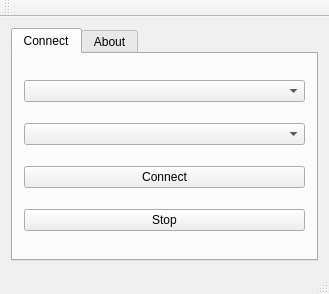
<?xml version="1.0" encoding="UTF-8"?>
<ui version="4.0">
 <class>MainWindow</class>
 <widget class="QMainWindow" name="MainWindow">
  <property name="windowModality">
   <enum>Qt::WindowModal</enum>
  </property>
  <property name="geometry">
   <rect>
    <x>0</x>
    <y>0</y>
    <width>329</width>
    <height>294</height>
   </rect>
  </property>
  <property name="windowTitle">
   <string>ALSAConnector</string>
  </property>
  <widget class="QWidget" name="centralWidget">
   <layout class="QGridLayout" name="gridLayout">
    <item row="0" column="0">
     <widget class="QTabWidget" name="tabWidget">
      <property name="currentIndex">
       <number>0</number>
      </property>
      <widget class="QWidget" name="tab">
       <attribute name="title">
        <string>Connect</string>
       </attribute>
       <layout class="QGridLayout" name="gridLayout_2">
        <item row="3" column="0">
         <widget class="QPushButton" name="pushButtonRec">
          <property name="text">
           <string>Connect</string>
          </property>
         </widget>
        </item>
        <item row="4" column="0">
         <widget class="QPushButton" name="pushButtonStop">
          <property name="text">
           <string>Stop</string>
          </property>
         </widget>
        </item>
        <item row="1" column="0">
         <widget class="QComboBox" name="comboBoxClients"/>
        </item>
        <item row="2" column="0">
         <widget class="QComboBox" name="comboBox2"/>
        </item>
       </layout>
      </widget>
      <widget class="QWidget" name="tab_2">
       <attribute name="title">
        <string>About</string>
       </attribute>
       <layout class="QGridLayout" name="gridLayout_3">
        <item row="0" column="0">
         <widget class="QPlainTextEdit" name="plainTextEdit">
          <property name="plainText">
           <string>//AlsaConnectorGUI is a Qt GUI (gnome-terminal required) for midi connecting tasks on Linux systems with Alsa (aconnect), but without the need of a DAW or Jack Audio Connection Kit.

//AlsaConnectorGUI : Copyright (c) 2016 A. Klumpp


// *  This program is free software; you can redistribute it and/or modify
// *  it under the terms of the GNU General Public License as published by
// *  the Free Software Foundation; either version 2 of the License, or
// *  (at your option) any later version.
// *
// *  This program is distributed in the hope that it will be useful,
// *  but WITHOUT ANY WARRANTY; without even the implied warranty of
// *  MERCHANTABILITY or FITNESS FOR A PARTICULAR PURPOSE.  See the
// *  GNU General Public License for more details.
// *
// *  You should have received a copy of the GNU General Public License
// *  along with this program; if not, write to the Free Software
// *  Foundation, Inc., 59 Temple Place, Suite 330, Boston, MA  02111-1307 USA
// *
</string>
          </property>
         </widget>
        </item>
       </layout>
      </widget>
     </widget>
    </item>
   </layout>
  </widget>
  <widget class="QToolBar" name="mainToolBar">
   <attribute name="toolBarArea">
    <enum>TopToolBarArea</enum>
   </attribute>
   <attribute name="toolBarBreak">
    <bool>false</bool>
   </attribute>
  </widget>
  <widget class="QStatusBar" name="statusBar"/>
 </widget>
 <layoutdefault spacing="6" margin="11"/>
 <resources/>
 <connections>
  <connection>
   <sender>pushButtonRec</sender>
   <signal>pressed()</signal>
   <receiver>MainWindow</receiver>
   <slot>slotrec()</slot>
   <hints>
    <hint type="sourcelabel">
     <x>135</x>
     <y>115</y>
    </hint>
    <hint type="destinationlabel">
     <x>233</x>
     <y>194</y>
    </hint>
   </hints>
  </connection>
  <connection>
   <sender>pushButtonStop</sender>
   <signal>pressed()</signal>
   <receiver>MainWindow</receiver>
   <slot>slotstop()</slot>
   <hints>
    <hint type="sourcelabel">
     <x>135</x>
     <y>165</y>
    </hint>
    <hint type="destinationlabel">
     <x>233</x>
     <y>194</y>
    </hint>
   </hints>
  </connection>
 </connections>
 <slots>
  <slot>slotrec()</slot>
  <slot>slotstop()</slot>
 </slots>
</ui>
